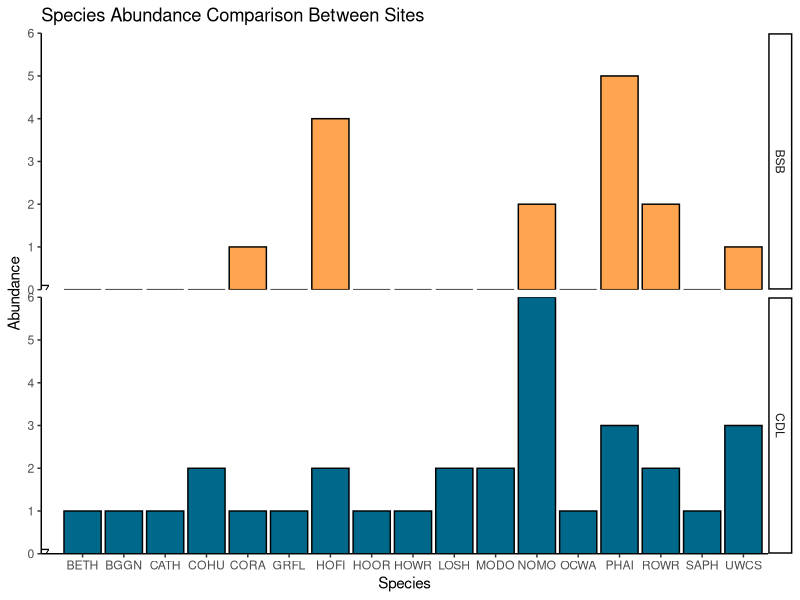
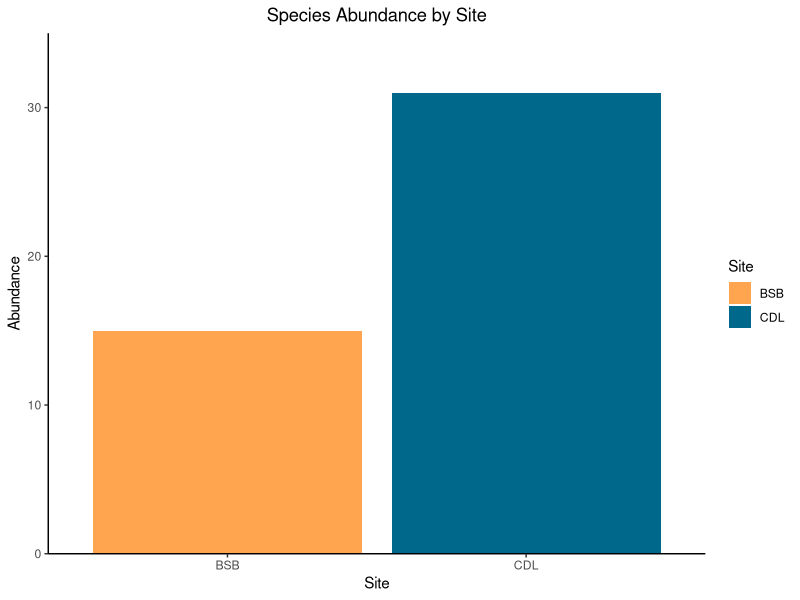
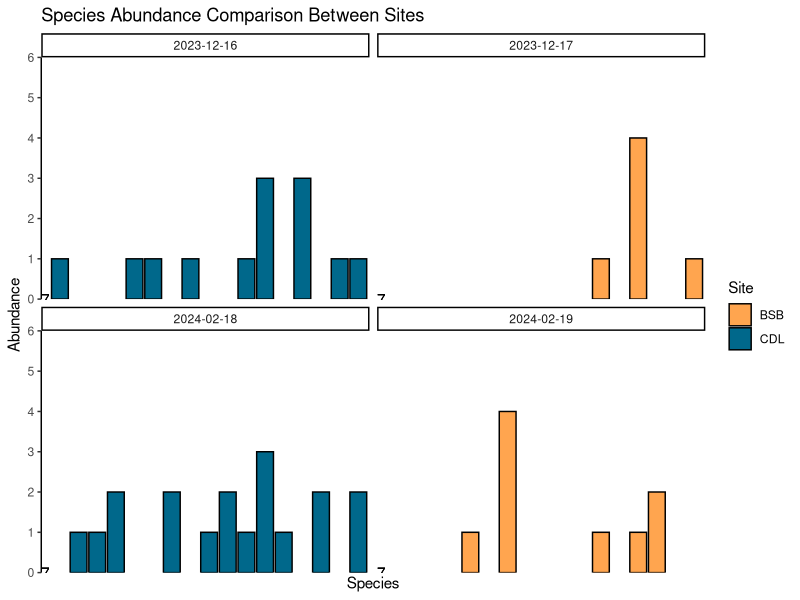
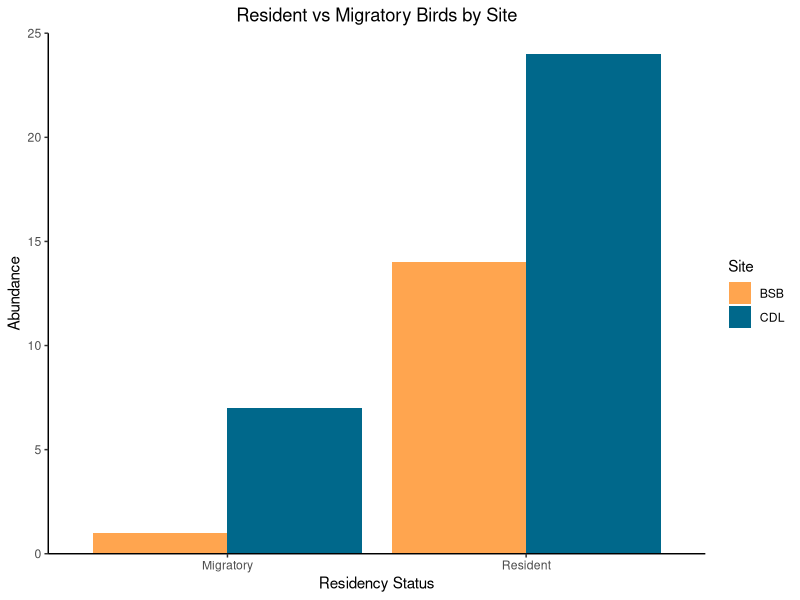
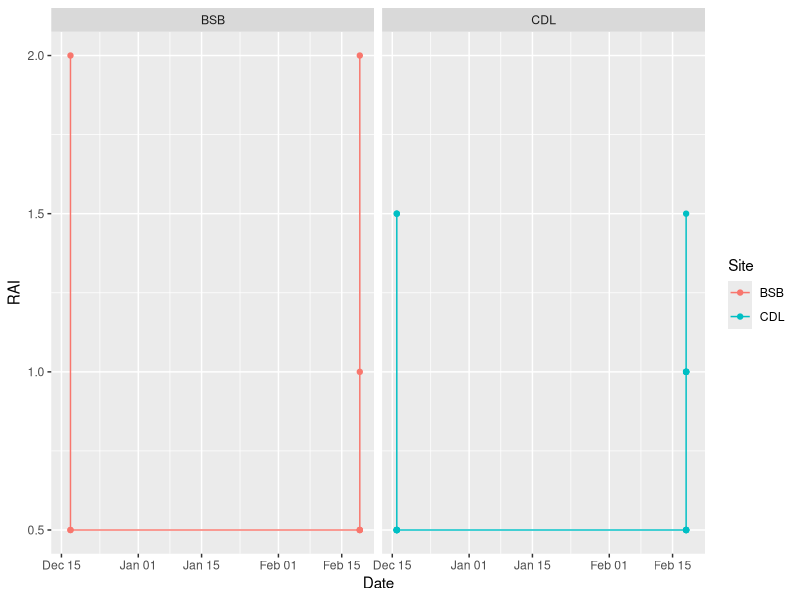

The R source for these figures, in order:
## ---- chunk 1
library(ggplot2)
library(tidyverse)
library(vegan)
## ---- chunk 2
#Load csv files
bird1 <-read.csv("Bird Survey Data - December 2023.csv")
bird2 <-read.csv("Bird Survey Data - February 2024.csv")
## ---- chunk 3
#Merge data sets
bird <- bind_rows(bird1, bird2) 

bird$SiteID<- paste(bird$Site, bird$Point)

bird$Date<-as.Date(bird$Date, "%m/%d/%y")

## ---- chunk 4
#Summarize count of each bird species found at each site
birdcount <- bird %>%
  group_by(Site, Species, Resident) %>%
  summarise(Count = n()) %>%
  ungroup()

#Add dates for RAI analysis
birdcount_date <- bird %>%
  group_by(Site, Species, Date) %>%
  summarise(Count = n()) %>%
  ungroup()


## ---- chunk 5

## ---- chunk 6

## ---- chunk 7
birdcount2 <- birdcount %>%
  group_by(Site) %>%
  mutate(Relative_Abundance = Count / sum(Count))

shannon_index <- birdcount2 %>%
  group_by(Site) %>%
  summarize(Shannon_Index = -sum(Relative_Abundance * log(Relative_Abundance)))
## ---- chunk 8
#These lines of code add 0 to species that were observed in one site but not the other
bird_zero <- expand.grid(Species = unique(birdcount$Species), Site = unique(birdcount$Site))
bird_zero <- left_join(bird_zero, birdcount, by = c("Species", "Site"))
bird_zero$Count[is.na(bird_zero$Count)] <- 0

species_count <- bird_zero %>%
  group_by(Site) %>%
  summarize(Richness = n_distinct(Species))

ggplot() +
  geom_bar(data = bird_zero, aes(x = Species, y = Count, fill = Site), stat = "identity", position = "dodge", color = "black") +
  geom_text(data = species_count, aes(x = 0, y = 0, label = Richness)) +
  labs(title = "Species Abundance Comparison Between Sites",
       x = "Species", y = "Abundance") +
  scale_fill_manual(values = c("BSB" = "tan1", "CDL" = "deepskyblue4")) +
  theme(axis.text.x = element_text(angle = 45, hjust = 1))+
  scale_y_continuous(expand = c(0, 0),limits = c(0,6)) + facet_grid(Site~.)+
  theme_classic()+
  guides(fill = FALSE)
## ---- chunk 9
birdtotal <- bird %>%
  group_by(Site) %>%
  summarise(Count = n()) %>%
  ungroup()
## ---- chunk 10
# Subset data for each site
BSB_data <- birdcount$Count[birdcount$Site == "BSB"]
CDL_data <- birdcount$Count[birdcount$Site == "CDL"]

# Perform t-test
t.test(BSB_data, CDL_data)
## ---- chunk 11
birdtotal
## ---- chunk 12
#Calculate mean and standard error
birdSD <- birdcount |> 
  group_by (Site) |>  
  summarise(meanCount = mean(Count), seCount = sd(Count)/sqrt(length(Count))) |>  
  ungroup() |> 
  merge(birdtotal,
        by = "Site",
        all.x = TRUE)

birdSD$meanCount <-as.integer(birdSD$meanCount)
birdSD$seCount <-as.integer(birdSD$seCount)

## ---- chunk 13
ggplot(birdcount, aes(x = Site, y = Count, fill=Site)) +
  
  geom_bar(stat = "identity") +
  
  labs(x = "Site", y = "Abundance", title = "Species Abundance by Site") +
  
  scale_fill_manual(values = c("BSB" = "tan1", "CDL" = "deepskyblue4"))+
  
  scale_y_continuous(expand = c(0, 0),limits = c(0,35)) +
  
  theme_classic()+
    
  theme(plot.title = element_text(hjust = 0.5))

## ---- chunk 14
bird_zero_date <- birdcount_date
bird_zero_date <- left_join(bird_zero_date, birdcount_date, by = c("Species", "Site", "Date"))

bird_zero_date$Count.x[is.na(bird_zero_date$Count.x)] <- 0


ggplot() +
  geom_bar(data = birdcount_date, aes(x = Species, y = Count, fill = Site), stat = "identity",   position = "dodge", color = "black") +
  
  geom_text(data = species_count, aes(x = 0, y = 0, label = Richness)) +
  labs(title = "Species Abundance Comparison Between Sites",
       x = "Species", y = "Abundance") +
  
  scale_fill_manual(values = c("BSB" = "tan1", "CDL" = "deepskyblue4")) +
  
  theme(axis.text.x = element_text(angle = 45, hjust = 1))+
 
  scale_y_continuous(expand = c(0, 0),limits = c(0,6)) + 
  
  facet_grid(Site~.)+
  
  scale_x_discrete(breaks = NULL)+
 
  theme_classic()+ 
 
  facet_wrap(Date~., nrow=2)
## ---- chunk 15

migratory <- bird %>%
  group_by(Resident, Site) %>%
  summarise(Count = n())

ggplot(migratory, aes(x = Resident, y = Count, fill=Site)) +
  geom_bar(stat = "identity", position="dodge") +
  labs(x="Residency Status", y = "Abundance", 
       title = "Resident vs Migratory Birds by Site") +
  scale_fill_manual(values = c("BSB" = "tan1", "CDL" = "deepskyblue4"))+
  scale_x_discrete(labels = c("No" = "Migratory", "Yes" = "Resident"))+
  scale_y_continuous(expand = c(0, 0), limits = c(0, 25), 
                     labels = scales::number_format(scale = 1, accuracy = 1)) +
  theme_classic()+
  theme(plot.title = element_text(hjust = 0.5))

## ---- chunk 16
birdRAI <- birdcount_date |> 
  mutate(RAI = Count/2)
 #mutate(MonthYear = mdy(paste(Month,"1",Year,sep = "/"))) 
## ---- chunk 17
#Not the best to represent RAI
birdRAI |> 
  ggplot(aes(y = RAI, x = Date, color = Site)) + 
  geom_point() + 
  geom_line() + 
  facet_wrap(Site ~. )
